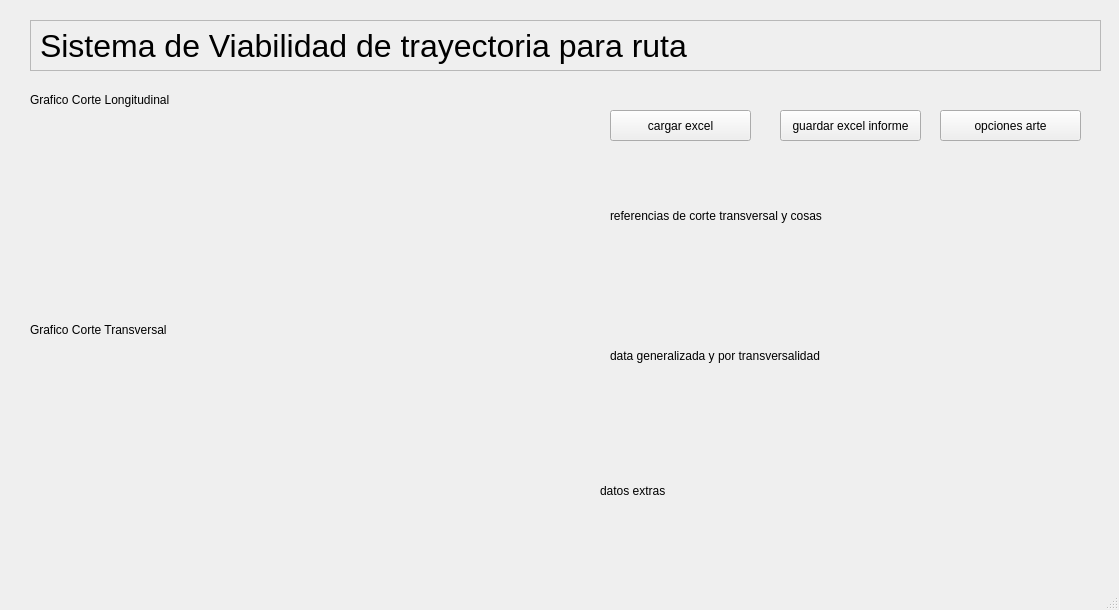
<?xml version="1.0" encoding="UTF-8"?>
<ui version="4.0">
 <class>MainWindow</class>
 <widget class="QMainWindow" name="MainWindow">
  <property name="geometry">
   <rect>
    <x>0</x>
    <y>0</y>
    <width>1119</width>
    <height>610</height>
   </rect>
  </property>
  <property name="windowTitle">
   <string>MainWindow</string>
  </property>
  <widget class="QWidget" name="centralwidget">
   <widget class="QLabel" name="label_2">
    <property name="geometry">
     <rect>
      <x>30</x>
      <y>90</y>
      <width>181</width>
      <height>20</height>
     </rect>
    </property>
    <property name="text">
     <string>Grafico Corte Longitudinal</string>
    </property>
   </widget>
   <widget class="QLabel" name="label_3">
    <property name="geometry">
     <rect>
      <x>30</x>
      <y>320</y>
      <width>171</width>
      <height>20</height>
     </rect>
    </property>
    <property name="text">
     <string>Grafico Corte Transversal</string>
    </property>
   </widget>
   <widget class="QWidget" name="widget" native="true">
    <property name="geometry">
     <rect>
      <x>30</x>
      <y>120</y>
      <width>531</width>
      <height>171</height>
     </rect>
    </property>
   </widget>
   <widget class="QWidget" name="widget_2" native="true">
    <property name="geometry">
     <rect>
      <x>30</x>
      <y>350</y>
      <width>531</width>
      <height>191</height>
     </rect>
    </property>
   </widget>
   <widget class="QFrame" name="frame">
    <property name="geometry">
     <rect>
      <x>30</x>
      <y>20</y>
      <width>1071</width>
      <height>51</height>
     </rect>
    </property>
    <property name="frameShape">
     <enum>QFrame::StyledPanel</enum>
    </property>
    <property name="frameShadow">
     <enum>QFrame::Raised</enum>
    </property>
    <widget class="QLabel" name="label">
     <property name="geometry">
      <rect>
       <x>10</x>
       <y>0</y>
       <width>951</width>
       <height>51</height>
      </rect>
     </property>
     <property name="font">
      <font>
       <pointsize>24</pointsize>
      </font>
     </property>
     <property name="text">
      <string>Sistema de Viabilidad de trayectoria para ruta</string>
     </property>
    </widget>
   </widget>
   <widget class="QPushButton" name="pushButton">
    <property name="geometry">
     <rect>
      <x>610</x>
      <y>110</y>
      <width>141</width>
      <height>31</height>
     </rect>
    </property>
    <property name="text">
     <string>cargar excel</string>
    </property>
   </widget>
   <widget class="QPushButton" name="pushButton_2">
    <property name="geometry">
     <rect>
      <x>780</x>
      <y>110</y>
      <width>141</width>
      <height>31</height>
     </rect>
    </property>
    <property name="text">
     <string>guardar excel informe</string>
    </property>
   </widget>
   <widget class="QLabel" name="label_4">
    <property name="geometry">
     <rect>
      <x>610</x>
      <y>170</y>
      <width>451</width>
      <height>91</height>
     </rect>
    </property>
    <property name="text">
     <string>referencias de corte transversal y cosas</string>
    </property>
   </widget>
   <widget class="QPushButton" name="pushButton_3">
    <property name="geometry">
     <rect>
      <x>940</x>
      <y>110</y>
      <width>141</width>
      <height>31</height>
     </rect>
    </property>
    <property name="text">
     <string>opciones arte</string>
    </property>
   </widget>
   <widget class="QLabel" name="label_5">
    <property name="geometry">
     <rect>
      <x>610</x>
      <y>290</y>
      <width>461</width>
      <height>131</height>
     </rect>
    </property>
    <property name="text">
     <string>data generalizada y por transversalidad</string>
    </property>
   </widget>
   <widget class="QLabel" name="label_6">
    <property name="geometry">
     <rect>
      <x>600</x>
      <y>450</y>
      <width>471</width>
      <height>81</height>
     </rect>
    </property>
    <property name="text">
     <string>datos extras</string>
    </property>
   </widget>
  </widget>
  <widget class="QMenuBar" name="menubar">
   <property name="geometry">
    <rect>
     <x>0</x>
     <y>0</y>
     <width>1119</width>
     <height>25</height>
    </rect>
   </property>
  </widget>
  <widget class="QStatusBar" name="statusbar"/>
 </widget>
 <resources/>
 <connections/>
</ui>
